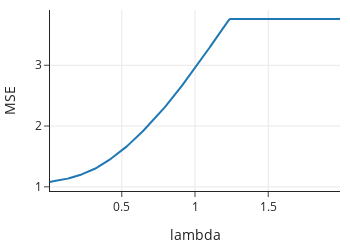

Notebook code for this chart:
### Markdown cell above
As $ \lambda $ increases, the model fitting is penalized more heavily and many coefficients shrink to 0. The left hand side of the plot shows greater model complexity and corresponds to small $ \lambda $. Notice that for $ \lambda = 0.5 $, nearly all of the coefficients are zero. The exceptions are, from largest to smallest: `x12`, `x30`, `x31`, `x5`, `x7`,  `x1`, `x9`,  `x28`, `x20`. 

We can also plot the MSE as a function of $ \lambda $ to see how it changes with the increase in the penalty:

### Code cell
px.line(x = alphas, y = mses,
        labels={"x": "lambda", "y": "MSE"},
        width=350, height=250)

### Figure 1 — Plotly figure (JSON) as saved in the notebook; plotly's stock layout.template omitted (floating-point values rounded to 4 significant figures; data arrays with more than 128 entries replaced by an {"elided": "..."} marker saying what was removed)
{"data": [{"hovertemplate": "lambda=%{x}<br>MSE=%{y}<extra></extra>", "legendgroup": "", "line": {"color": "#1F77B4", "dash": "solid"}, "marker": {"symbol": "circle"}, "mode": "lines", "name": "", "orientation": "v", "showlegend": false, "type": "scatter", "x": {"elided": "199 float values"}, "xaxis": "x", "y": {"elided": "199 float values"}, "yaxis": "y"}], "layout": {"height": 250, "legend": {"tracegroupgap": 0}, "width": 350, "xaxis": {"anchor": "y", "autorange": true, "domain": [0, 1], "range": [0.01, 1.99], "title": {"text": "lambda"}, "type": "linear"}, "yaxis": {"anchor": "x", "autorange": true, "domain": [0, 1], "range": [0.9313, 3.909], "title": {"text": "MSE"}, "type": "linear"}}}
